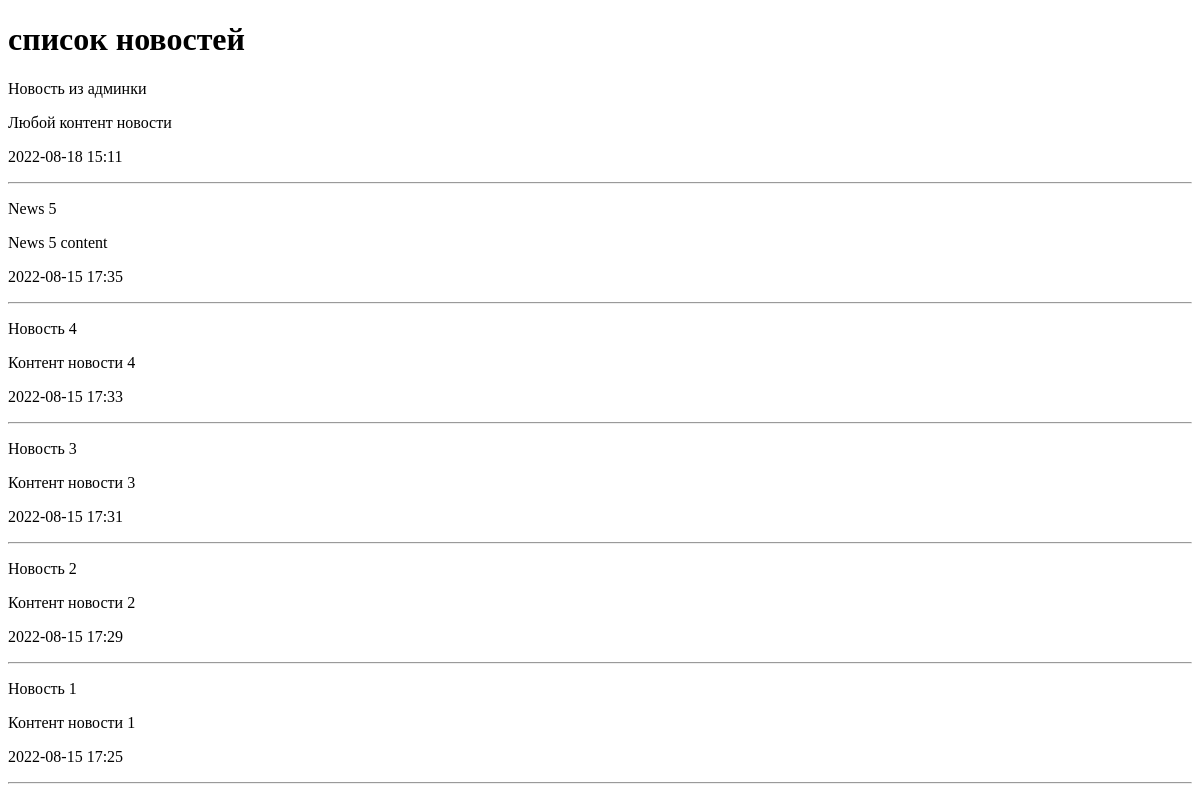
The page /news/ on the database as committed earlier.
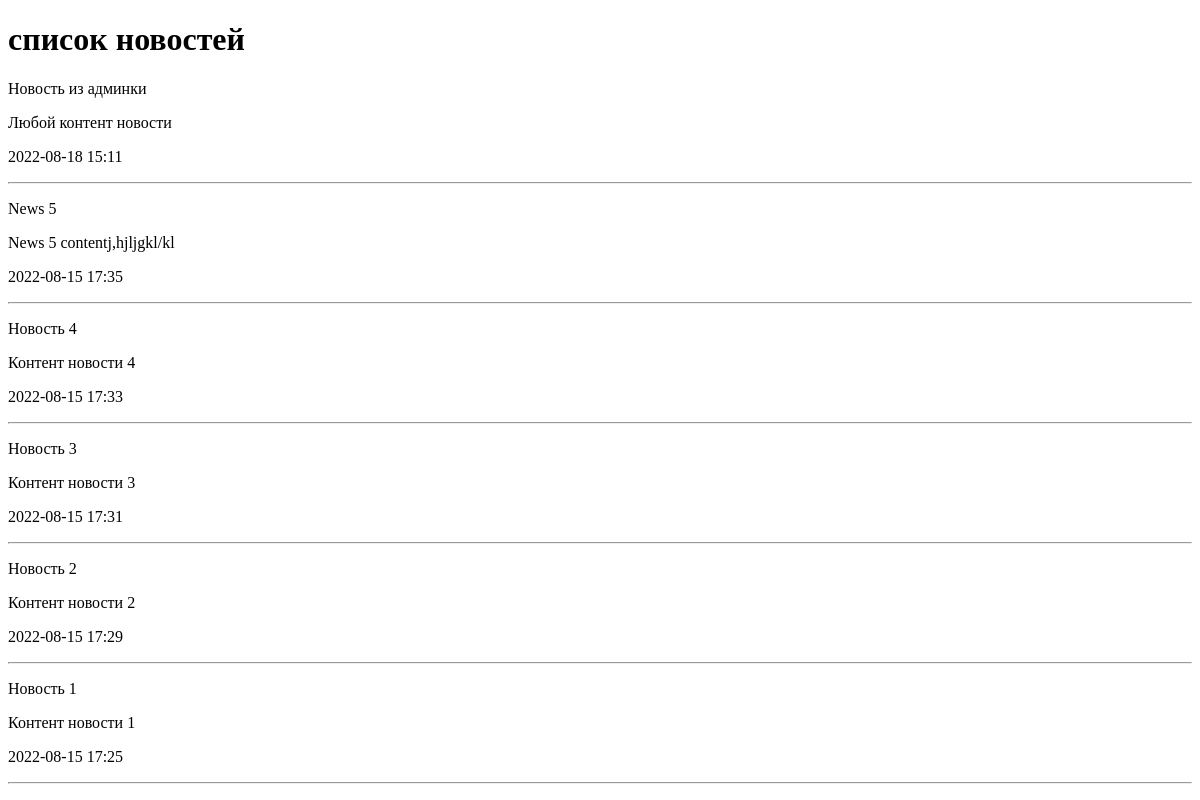
The same page on the database as committed later.
### news/models.py (models this page shows, shortened)
class News(models.Model):
    title = models.CharField(max_length=300, verbose_name='Наименование')
    content = models.TextField(blank=True, verbose_name='Контент')
    created_at = models.DateTimeField(auto_now_add=True, verbose_name='Дата публикации')
    updated_at = models.DateTimeField(auto_now=True, verbose_name='Обновленно')
    photo = models.ImageField(upload_to='photos/%Y/%m/%d/', verbose_name='Фото', blank=True)
    is_published = models.BooleanField(default=True, verbose_name='Опубликовано')
    class Meta:
        verbose_name = 'Новость'
        verbose_name_plural = 'Новости'
        ordering = ['-created_at']

### news/views.py (the view)
# urls.py: path("", views.index, name="index"),
def index(request):
    news = News.objects.all()
    return render(request, 'news/index.html', {
        'news':news,
        'title': 'список новостей'
    })

### news/templates/news/index.html (shortened to what this page needs)
<!DOCTYPE html>
<html lang="en">
<head>
</head>
<body>
<h1>{{ title }}</h1>
{% for item in news %}
    <div>
        <p>{{ item.title }}</p>
        <p>{{ item.content }}</p>
        <p>{{ item.created_at|date:"Y-m-d H:i" }}</p>
    </div>
    <hr>
{% endfor %}
</body>
</html>

Rows that differ between the two databases and show on the page:
changed News "News 5": content "News 5 content" → "News 5 contentj,hjljgkl/kl"
